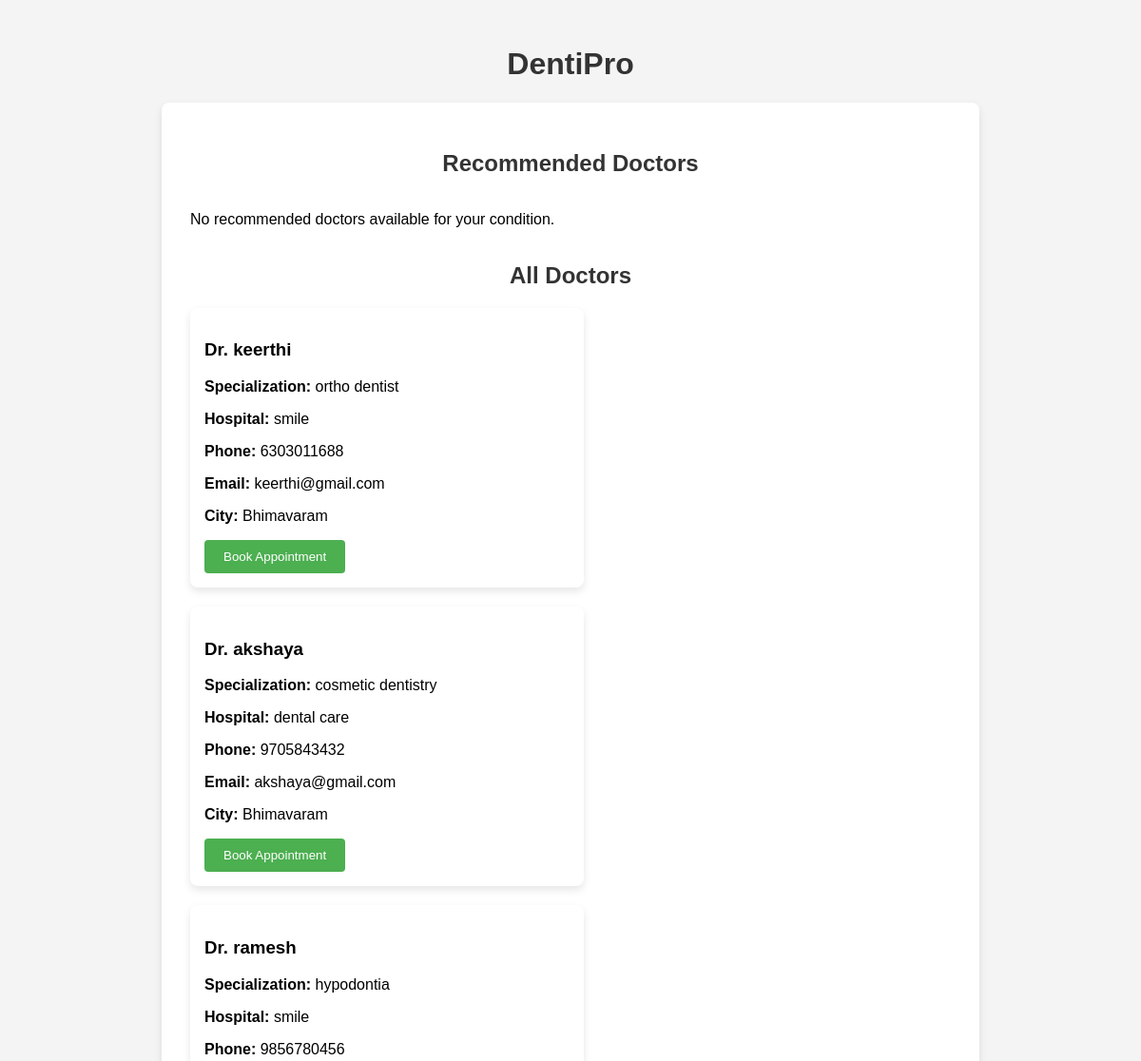
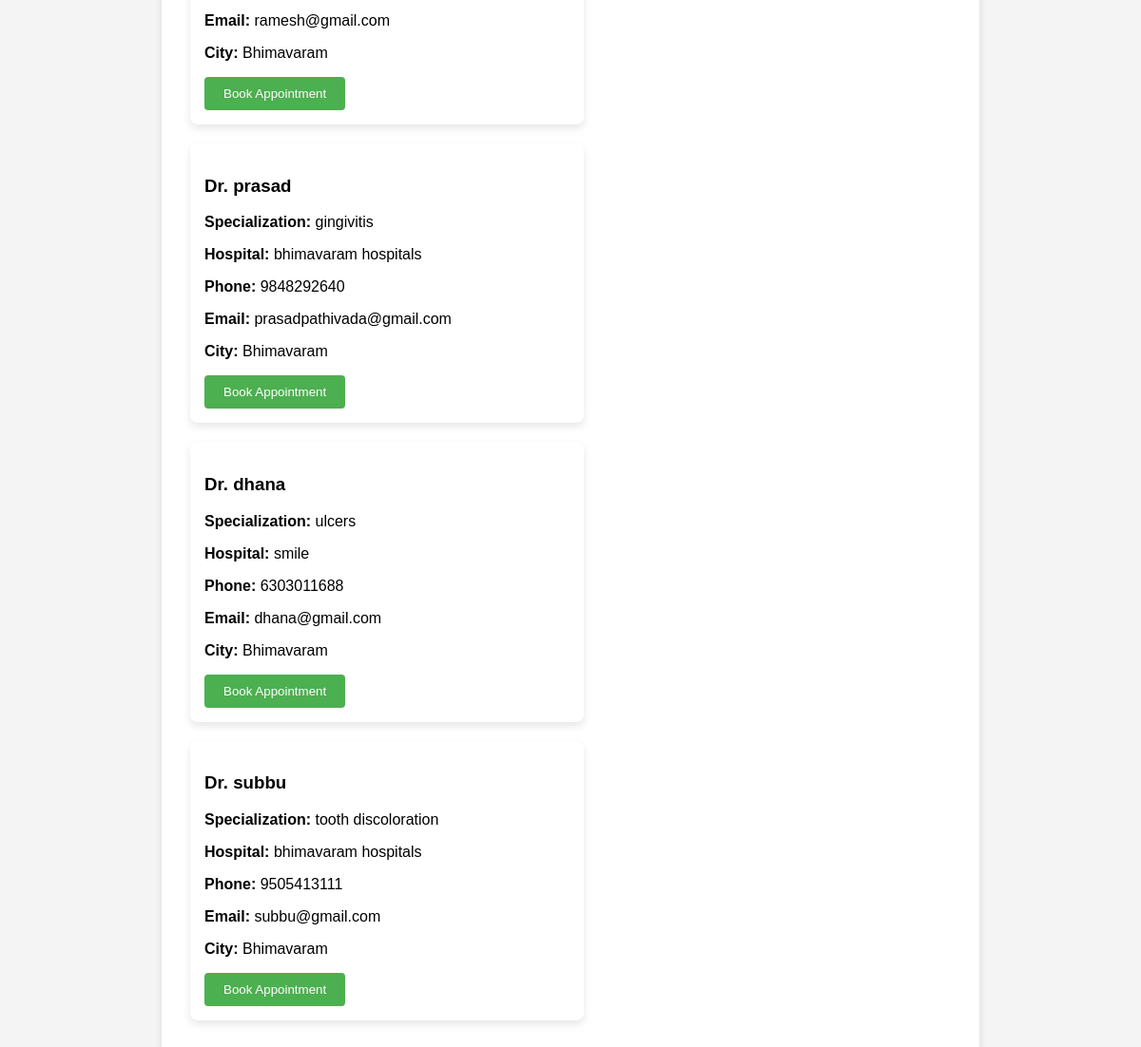
Page /doctors on the committed database (2 pictures, top to bottom).
### src/app.py (models this page shows)
class Doctor(db.Model, UserMixin):
    __tablename__ = "doctor"
    id = db.Column(db.Integer, primary_key=True)
    fullname = db.Column(db.String(100), nullable=False)
    username = db.Column(db.String(50), unique=True, nullable=False)
    email = db.Column(db.String(100), unique=True, nullable=False)
    password = db.Column(db.String(100), nullable=False)
    phone = db.Column(db.String(10), nullable=False)
    specialization = db.Column(db.String(100), nullable=False)
    city = db.Column(db.String(50), nullable=False)
    hospital_name = db.Column(db.String(100), nullable=False)

### src/app.py (the view, shortened to what this page needs)
@app.route('/doctors')
def doctors():
    predicted_condition = session.get('predicted_condition')
    if not predicted_condition:
        return render_template('form3.html', recommended_doctors=[], other_doctors=Doctor.query.all())

### templates/form3.html (shortened to what this page needs)
<!DOCTYPE html>
<html lang="en">
<head>
</head>
<body>
    <h1>DentiPro</h1>
    <div class="container">
        <h2>Recommended Doctors</h2>
        <div class="doctor-list">
            {% if recommended_doctors %}
                {% for doctor in recommended_doctors %}
                    <div class="doctor-card">
                        <h3>Dr. {{ doctor.username }}</h3>
                        <p><strong>Specialization:</strong> {{ doctor.specialization }}</p>
                        <p><strong>Hospital:</strong> {{ doctor.hospital_name }}</p>
                        <p><strong>Phone:</strong> {{ doctor.phone }}</p>
                        <p><strong>Email:</strong> {{ doctor.email }}</p>
                        <p><strong>City:</strong> {{ doctor.city }}</p>
                        <button class="btn-book" onclick="openConsultationForm('{{ doctor.id }}', '{{ doctor.username }}', '{{ doctor.hospital_name }}', '{{ doctor.phone }}', '{{ doctor.specialization }}')">
                            Book Appointment
                        </button>
                    </div>
                {% endfor %}
            {% else %}
                <p>No recommended doctors available for your condition.</p>
            {% endif %}
        </div>
        <h2>All Doctors</h2>
        <div class="doctor-list">
            {% if other_doctors %}
                {% for doctor in other_doctors %}
                    <div class="doctor-card">
                        <h3>Dr. {{ doctor.username }}</h3>
                        <p><strong>Specialization:</strong> {{ doctor.specialization }}</p>
                        <p><strong>Hospital:</strong> {{ doctor.hospital_name }}</p>
                        <p><strong>Phone:</strong> {{ doctor.phone }}</p>
                        <p><strong>Email:</strong> {{ doctor.email }}</p>
                        <p><strong>City:</strong> {{ doctor.city }}</p>
                        <button class="btn-book" onclick="openConsultationForm('{{ doctor.id }}', '{{ doctor.username }}', '{{ doctor.hospital_name }}', '{{ doctor.phone }}', '{{ doctor.specialization }}')">
                            Book Appointment
                        </button>
                    </div>
                {% endfor %}
            {% else %}
                <p>No other doctors available.</p>
            {% endif %}
        </div>
    </div>
</body>
</html>

### templates/form3.html (style rules this page uses)
body { font-family: Arial, sans-serif; background-color: #f4f4f4; padding: 20px; }
.container { max-width: 800px; margin: 0 auto; background-color: white; padding: 30px; border-radius: 8px; box-shadow: 0 4px 8px rgba(0, 0, 0, 0.1); }
h1, h2 { text-align: center; color: #333; }
.doctor-list { display: flex; flex-wrap: wrap; justify-content: space-between; }
.doctor-card { background-color: #fff; box-shadow: 0 4px 8px rgba(0, 0, 0, 0.1); width: 48%; margin-bottom: 20px; padding: 15px; border-radius: 8px; }
.btn-book { background-color: #4CAF50; color: white; padding: 10px 20px; border: none; border-radius: 4px; cursor: pointer; }

### rows in the picture
Doctor: username "keerthi", specialization "ortho dentist", hospital_name "smile", phone "6303011688", email "keerthi@gmail.com", city "Bhimavaram"
Doctor: username "akshaya", specialization "cosmetic dentistry", hospital_name "dental care", phone "9705843432", email "akshaya@gmail.com", city "Bhimavaram"
Doctor: username "ramesh", specialization "hypodontia", hospital_name "smile", phone "9856780456", email "ramesh@gmail.com", city "Bhimavaram"
Doctor: username "prasad", specialization "gingivitis", hospital_name "bhimavaram hospitals", phone "9848292640", email "prasadpathivada@gmail.com", city "Bhimavaram"
Doctor: username "dhana", specialization "ulcers", hospital_name "smile", phone "6303011688", email "dhana@gmail.com", city "Bhimavaram"
Doctor: username "subbu", specialization "tooth discoloration", hospital_name "bhimavaram hospitals", phone "9505413111", email "subbu@gmail.com", city "Bhimavaram"
